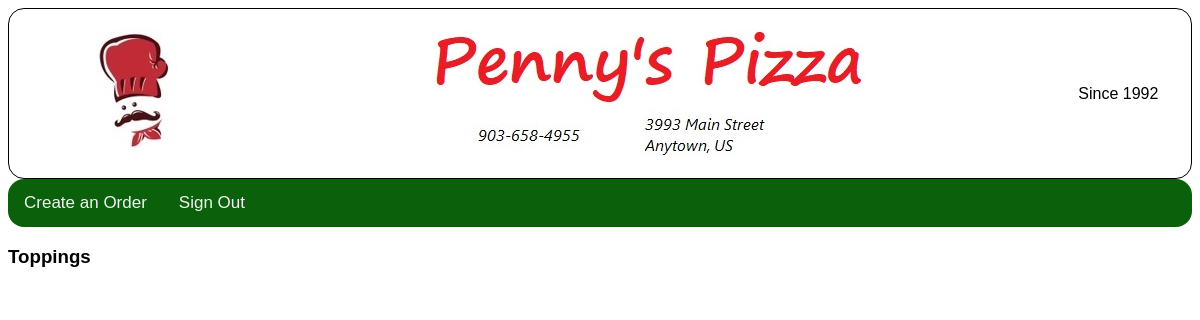
Page / (signed in) on the earlier database version.
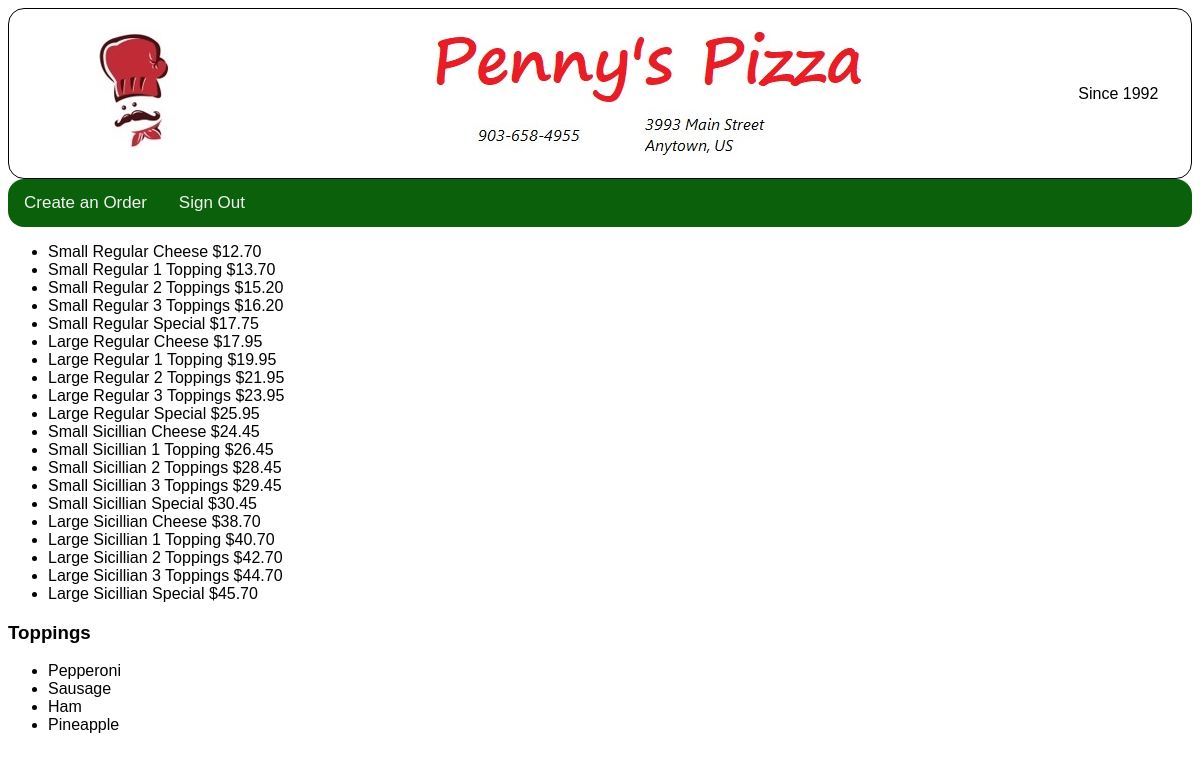
Same page on the later database version.
### orders/models.py (models this page shows)
class Pizza_Type(models.Model):
    size = models.ForeignKey(Pizza_Size, on_delete=models.CASCADE)
    style = models.ForeignKey(Pizza_Style, on_delete=models.CASCADE)
    topping_type = models.ForeignKey(Pizza_Topping_Type, on_delete=models.CASCADE)
    price = models.DecimalField(decimal_places=2, max_digits=7)
    def __str__(self):
        pizza_string = "{0} {1} {2} ${3}"
        return pizza_string.format(self.size, self.style, self.topping_type, self.price)

class Pizza_Size(models.Model):
    size = models.CharField(max_length=20)
    def __str__(self):
        return self.size

class Pizza_Style(models.Model):
    style = models.CharField(max_length=20)
    def __str__(self):
        return self.style

class Pizza_Topping_Type(models.Model):
    topping_type = models.CharField(max_length=20)
    value = models.IntegerField(default=0)
    def __str__(self):
        return self.topping_type

class Topping(models.Model):
    name = models.CharField(max_length=20)
    def __str__(self):
        return self.name

### orders/views.py (the view)
# urls.py: path("", views.index, name="index"),
def index(request):
    if not request.user.is_authenticated:
        context = {
            "types": Pizza_Type.objects.all(),
            "toppings": Topping.objects.all(),
            "logged_in": False
        }
        return render(request, "menu.html", context)
    else:
        current_order = Order.objects.filter(user=request.user).filter(status=ACTIVE).exists()
        context = {
            "types": Pizza_Type.objects.all(),
            "toppings": Topping.objects.all(),
            "current_order": current_order,
            "logged_in": True
        }
        return render(request, "menu.html", context)

### orders/templates/menu.html (shortened to what this page needs)
{% extends "base.html" %}
{% block body %}
<head>
	<div class="menu_nav">
		<a href="{% url 'create_order' %}">
			{% if current_order %}
				Continue Order
			{% else %}
				Create an Order
			{% endif %}
		</a>
			{% if logged_in %}
			<a href="{% url 'logout' %}">
				Sign Out
			{% endif %}
		</a>
	</div>
</head>
	<ul>
		{% for type in types %}
			<li>{{ type }}</li>
		{% endfor %}
	</ul>
	<h3>Toppings</h3>
	<ul>
    {% for topping in toppings %}
        <li>{{ topping }}</li>
    {% endfor %}
	</ul>
{% endblock %}

Differences in the rows shown:
added Pizza_Type: size+style+topping_type "Small Regular Cheese $12.70"
added Pizza_Type: size+style+topping_type "Small Regular 1 Topping $13.70"
added Pizza_Type: size+style+topping_type "Small Regular 2 Toppings $15.20"
added Pizza_Type: size+style+topping_type "Small Regular 3 Toppings $16.20"
added Pizza_Type: size+style+topping_type "Small Regular Special $17.75"
added Pizza_Type: size+style+topping_type "Large Regular Cheese $17.95"
added Pizza_Type: size+style+topping_type "Large Regular 1 Topping $19.95"
added Pizza_Type: size+style+topping_type "Large Regular 2 Toppings $21.95"
added Pizza_Type: size+style+topping_type "Large Regular 3 Toppings $23.95"
added Pizza_Type: size+style+topping_type "Large Regular Special $25.95"
added Pizza_Type: size+style+topping_type "Small Sicillian Cheese $24.45"
added Pizza_Type: size+style+topping_type "Small Sicillian 1 Topping $26.45"
added Pizza_Type: size+style+topping_type "Small Sicillian 2 Toppings $28.45"
added Pizza_Type: size+style+topping_type "Small Sicillian 3 Toppings $29.45"
added Pizza_Type: size+style+topping_type "Small Sicillian Special $30.45"
added Pizza_Type: size+style+topping_type "Large Sicillian Cheese $38.70"
added Pizza_Type: size+style+topping_type "Large Sicillian 1 Topping $40.70"
added Pizza_Type: size+style+topping_type "Large Sicillian 2 Toppings $42.70"
added Pizza_Type: size+style+topping_type "Large Sicillian 3 Toppings $44.70"
added Pizza_Type: size+style+topping_type "Large Sicillian Special $45.70"
added Topping: name "Pepperoni"
added Topping: name "Sausage"
added Topping: name "Ham"
added Topping: name "Pineapple"
